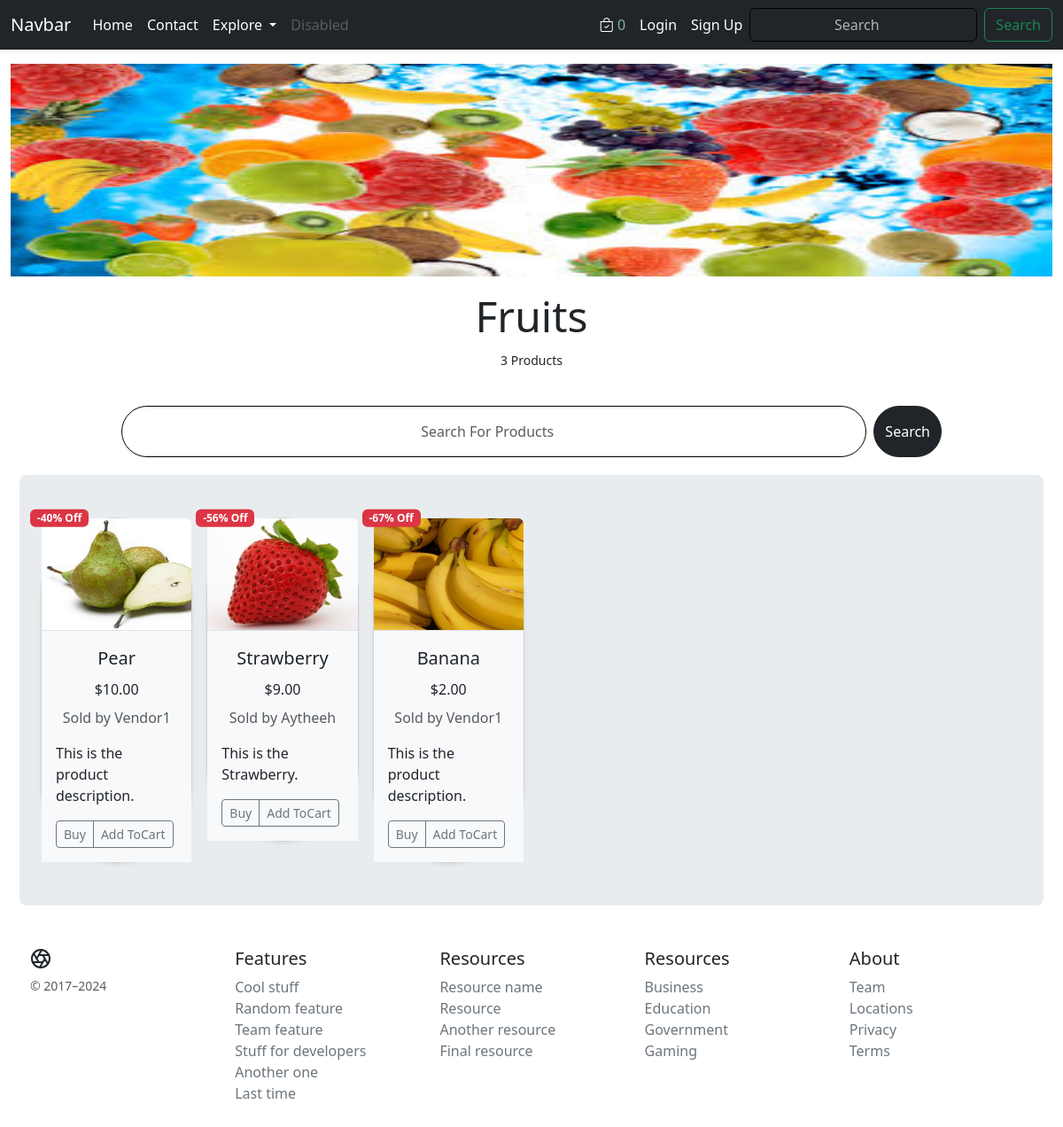
Page /category/catgf1e54ecae/ on the committed database.
### core/models.py (models this page shows, shortened)
class Category(models.Model):
    cid = ShortUUIDField(unique=True, length=10, max_length=20,
                         prefix='cat', alphabet='abcdefgh12345')
    title = models.CharField(max_length=100)
    image = models.ImageField(upload_to='Category', default='category.jpg')
    class Meta:
        verbose_name_plural = "Categories"

class Product(models.Model):
    pid = ShortUUIDField(unique=True, length=10,
                         max_length=20, alphabet='abcdefgh12345')
    title = models.CharField(max_length=100)
    image = models.ImageField(upload_to=user_directory_path)
    description = models.TextField(
        null=True, blank=True, default="This is the product description.")
    user = models.ForeignKey(User, on_delete=models.SET_NULL, null=True)
    category = models.ForeignKey(
        Category, on_delete=models.SET_NULL, null=True)
    vendor = models.ForeignKey(Vendor, on_delete=models.SET_NULL, null=True)
    price = models.DecimalField(
        max_digits=9999999, decimal_places=2, default="1.99")
    old_price = models.DecimalField(
        max_digits=9999999, decimal_places=2, default="2.99")
    specifications = models.TextField(null=True, blank=True)
    tags = TaggableManager(blank=True)
    product_status = models.CharField(
        choices=STATUS, max_length=10, default="in_review")
    status = models.BooleanField(default=True)
    in_stock = models.BooleanField(default=True)
    featured = models.BooleanField(default=False)
    digital = models.BooleanField(default=False)
    sku = ShortUUIDField(unique=True, length=4,
                         max_length=10, alphabet='1234567890')
    date = models.DateTimeField(auto_now_add=True)
    updated = models.DateTimeField(null=True, blank=True)
    class Meta:
        verbose_name_plural = "Products"
    def get_percentage(self):
        new_price = (self.price / self.old_price) * 100
        return new_price

class Vendor(models.Model):
    vid = ShortUUIDField(unique=True, length=10, max_length=20,
                         prefix="ven", alphabet="abcdefgh12345")
    title = models.CharField(max_length=100, default='DefaultVendorName')
    image = models.ImageField(
        upload_to=user_directory_path, default='category.jpg')
    description = models.TextField(
        null=True, blank=True, default="This is the product description.")
    user = models.ForeignKey(User, on_delete=models.SET_NULL, null=True)
    address = models.CharField(max_length=100, default="123 Main St")
    contact = models.CharField(max_length=100, default="+91 999000")
    chat_response_time = models.CharField(max_length=100, default="100")
    shipping_on_time = models.CharField(max_length=100, default="100")
    authentic_rating = models.CharField(max_length=100, default="100")
    days_return = models.CharField(max_length=100, default="100")
    warrenty_period = models.CharField(max_length=100, default="100")
    class Meta:
        verbose_name_plural = "Vendors"
    def __str__(self):
        return self.title

### core/views.py (the view)
# urls.py: path('category/<cid>/', views.products_in_category_view,
def products_in_category_view(request, cid):
    category = get_object_or_404(Category, cid=cid)
    products_in_category = Product.objects.filter(
        category=category, product_status='published')
    context = {
        'products_in_category': products_in_category,
        'category': category,
    }
    return render(request, 'core/products_in_category.html', context=context)

### core/context_processors.py (called while the page is built)
def default(request):
    categories_context = Category.objects.all()
    vendors_context = Vendor.objects.all()
    try:
        address_context = Address.objects.get(user=request.user)
    except:
        address_context = None
    min_max_price = Product.objects.aggregate(Min("price"), Max("price"))
    return {
        'categories_context': categories_context,
        'vendors_context': vendors_context,
        'address_context': address_context,
        'min_max_price_context': min_max_price,
    }

### Templates/core/products_in_category.html (shortened to what this page needs)
{% extends 'core/base.html' %} {% block content %} {%load static %}
<div class="container-fluid m-0 my-3">
  <img
    class="img-fluid w-100"
    style="height: 30vh; background-position: center; background-size: contain"
    src="{{category.image.url}}"
    alt=""
  />
</div>
<div class="container mb-4">
  <p class="display-5 text-center my-0 py-0">{{category.title}}</p>
  <p class="text-center text-success my-0 py-2 text-dark">
    <small
      >{{products_in_category.count}}
      Product{{products_in_category.count|pluralize}}</small
    >
  </p>
</div>
<div class="container m-2 mx-auto">
  <div class="row justify-content-center rounded-pill">
    <div class="col-lg-10 py-lg-2 py-md-2 py-sm-1 py-1">
      <form class="d-flex" role="search">
        <input
          class="form-control rounded-pill py-lg-3 py-md-3 py-sm-3 py-3 me-2"
          type="search"
          placeholder="Search For Products"
          aria-label="Search"
        />
        <button class="btn btn-dark rounded-pill" type="submit">Search</button>
      </form>
    </div>
  </div>
</div>
<div class="container m-1 p-1 mx-auto">
  <div class="row justify-content-center align-items-stretch">
    <div class="col-lg-12 col-md-12 bg-body-secondary rounded-3">
      <div class="album py-5">
        <div class="container">
          {% if products_in_category %}
          <div class="row row-cols-1 row-cols-sm-2 row-cols-md-3 g-3">
            {% for p in products_in_category %}
            <div class="col-xl-2 col-lg-3 col-md-4 col-sm-6">
              <div
                class="card shadow-sm border-1 rounded-pill rounded-3"
                style="max-width: 250px"
              >
                <div
                  class="position-absolute top-0 start-0 translate-middle badge bg-danger"
                  style="z-index: 1; margin-left: 20px"
                >
                  -{{ p.get_percentage|floatformat:0 }}% Off
                </div>
                <a
                  href="{% url 'core:product-details' p.pid %}"
                  class="text-decoration-none text-dark"
                >
                  <div class="ratio ratio-4x3">
                    <img
                      src="{{ p.image.url }}"
                      class="bd-placeholder-img card-img-top img-responsive border-1 border-bottom rounded-top"
                      width="100%"
                      height="100%"
                      role="img"
                      preserveAspectRatio="xMidYMid slice"
                      focusable="false"
                    />
                  </div>
                </a>
                <div class="card-body bg-body-tertiary">
                  <a
                    href="{% url 'core:product-details' p.pid %}"
                    class="text-decoration-none text-dark"
                  >
                    <p class="card-title text-center fs-5">{{ p.title }}</p>
                  </a>
                  <p class="card-title text-center fs-6">${{ p.price }}</p>
                  <p class="card-text text-center">
                    <small class="text-body-secondary fs-6"
                      >Sold by {{ p.vendor }}</small
                    >
                  </p>
                  <p class="card-text">{{ p.description }}</p>
                  <div
                    class="d-flex justify-content-between align-items-center"
                  >
                    <div class="btn-group bg-body-tertiary">
                      <button
                        type="button"
                        class="btn btn-outline-secondary btn-sm"
                      >
                        Buy
                      </button>
                      <button
                        type="button"
                        class="btn btn-outline-secondary btn-sm add-to-cart-btn"
                        data-index="{{i.id}}"
                        id="add-to-cart-btn"
                      >
                        Add ToCart
                      </button>
                    </div>
                  </div>
                </div>
              </div>
            </div>
            {% endfor %}
          </div>
          {% endif %}
        </div>
      </div>
    </div>
    {%endblock content%}

### static/css/styles.css (style rules this page uses)
.card { transition: transform 0.3s, box-shadow 0.3s; border-radius: 15px; }
.btn { transition: color 0.3s; }
.form-control { border-color: black; }
input::placeholder { text-align: center; }

### rows in the picture
Category: image (picture), title "Fruits"
Product: get_percentage "40", image (picture), title "Pear", price "10.00", vendor "Vendor1", description "This is the product description."
Product: get_percentage "56", image (picture), title "Strawberry", price "9.00", vendor "Aytheeh", description "This is the Strawberry."
Product: get_percentage "67", image (picture), title "Banana", price "2.00", vendor "Vendor1", description "This is the product description."

### other values in the picture
{{ request.session.cart_data_obj|length }} "0"
{{ products_in_category.count }} "3"
